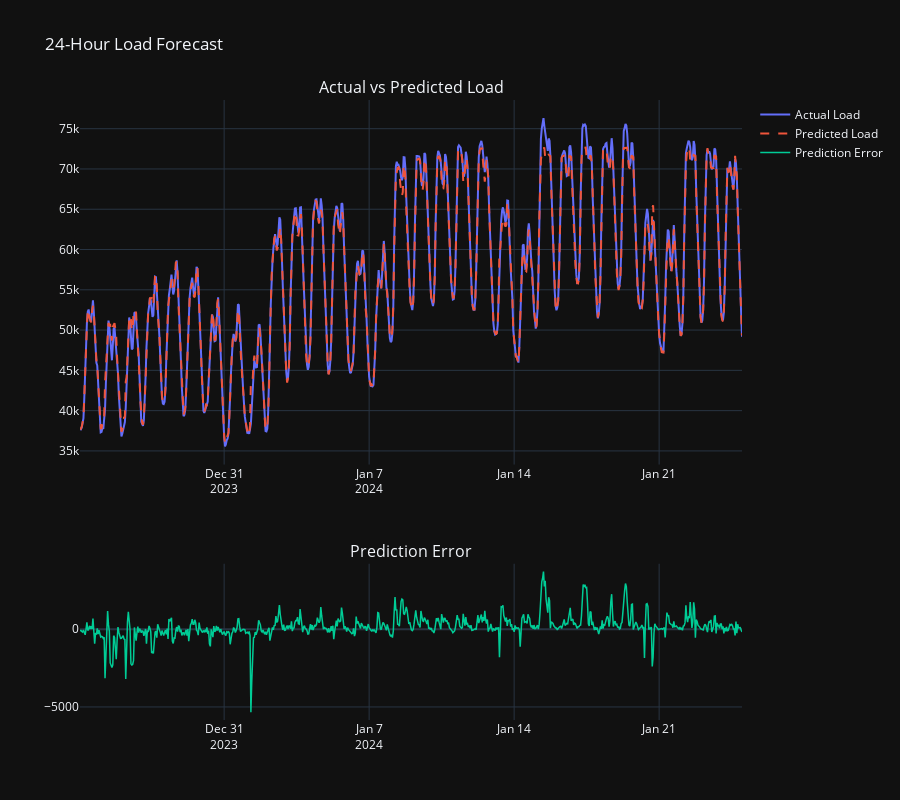
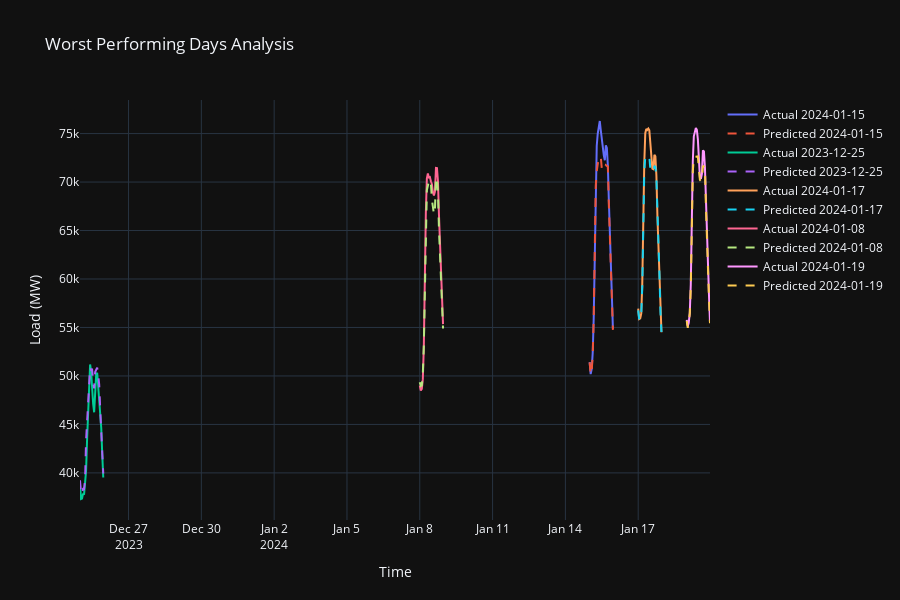
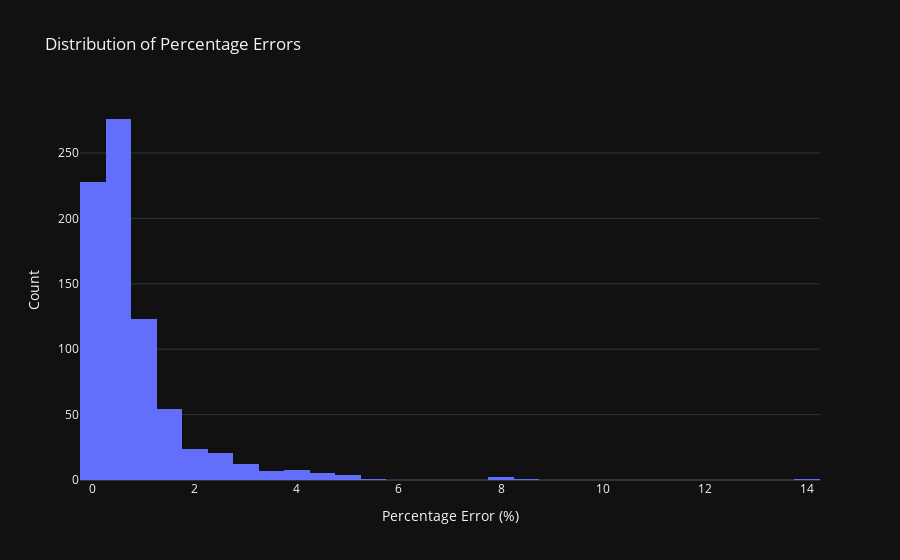

Source (notebook cell) for these figures, in order:
### Code cell
# Define train/test split dates
train_end_date = '2023-12-24'
test_end_date = '2024-01-25'

# Run the complete analysis pipeline
results = main(df, train_end_date, test_end_date)
results['plot'].show()

# Now run the worst periods analysis
worst_periods_analysis = analyze_worst_periods(results['y_test'], results['predictions'])
worst_periods_analysis['plot'].show()

# Run solar analysis if available
if 'solar_yesterday' in df.columns:
    solar_analysis = analyze_solar_impact(results['test_data'], 
                                        results['y_test'] - results['predictions'])
    
# Add this analysis to your code
error_dist_plot = analyze_error_distribution(results['y_test'], results['predictions'])
error_dist_plot.show()
